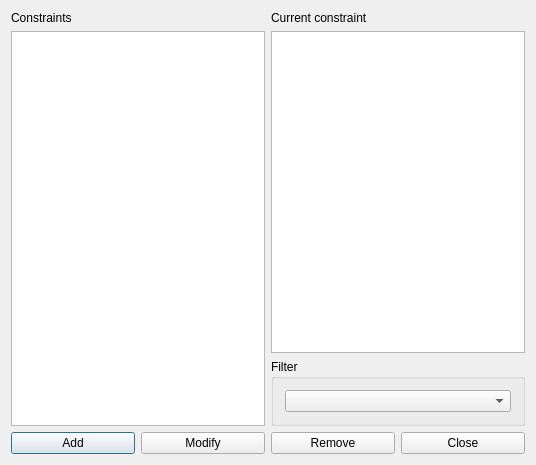
<?xml version="1.0" encoding="UTF-8"?>
<ui version="4.0">
 <class>ConstraintTeacherMaxZeroGapsPerAfternoonForm_template</class>
 <widget class="QDialog" name="ConstraintTeacherMaxZeroGapsPerAfternoonForm_template">
  <property name="geometry">
   <rect>
    <x>0</x>
    <y>0</y>
    <width>536</width>
    <height>465</height>
   </rect>
  </property>
  <property name="windowTitle">
   <string extracomment="This is the title of the dialog in which you see the list of all constraints of this type">Constraints teacher max zero gaps per afternoon</string>
  </property>
  <layout class="QGridLayout" name="gridLayout_2">
   <item row="0" column="0" rowspan="2">
    <layout class="QVBoxLayout" name="verticalLayout_2">
     <item>
      <widget class="QLabel" name="constraintsTextLabel">
       <property name="frameShape">
        <enum>QFrame::NoFrame</enum>
       </property>
       <property name="frameShadow">
        <enum>QFrame::Plain</enum>
       </property>
       <property name="text">
        <string>Constraints</string>
       </property>
       <property name="wordWrap">
        <bool>false</bool>
       </property>
      </widget>
     </item>
     <item>
      <widget class="QListWidget" name="constraintsListWidget"/>
     </item>
    </layout>
   </item>
   <item row="0" column="1">
    <layout class="QVBoxLayout" name="verticalLayout">
     <item>
      <widget class="QLabel" name="currentConstraintTextLabel">
       <property name="text">
        <string>Current constraint</string>
       </property>
       <property name="wordWrap">
        <bool>false</bool>
       </property>
      </widget>
     </item>
     <item>
      <widget class="QPlainTextEdit" name="currentConstraintTextEdit"/>
     </item>
    </layout>
   </item>
   <item row="1" column="1">
    <widget class="QGroupBox" name="filterGroupBox">
     <property name="title">
      <string>Filter</string>
     </property>
     <layout class="QGridLayout" name="gridLayout">
      <item row="0" column="0">
       <widget class="QComboBox" name="teachersComboBox"/>
      </item>
     </layout>
    </widget>
   </item>
   <item row="2" column="0" colspan="2">
    <layout class="QHBoxLayout" name="horizontalLayout">
     <item>
      <widget class="QPushButton" name="addConstraintPushButton">
       <property name="text">
        <string>Add</string>
       </property>
      </widget>
     </item>
     <item>
      <widget class="QPushButton" name="modifyConstraintPushButton">
       <property name="text">
        <string>Modify</string>
       </property>
      </widget>
     </item>
     <item>
      <widget class="QPushButton" name="removeConstraintPushButton">
       <property name="text">
        <string>Remove</string>
       </property>
      </widget>
     </item>
     <item>
      <widget class="QPushButton" name="closePushButton">
       <property name="text">
        <string>Close</string>
       </property>
      </widget>
     </item>
    </layout>
   </item>
  </layout>
 </widget>
 <layoutdefault spacing="6" margin="11"/>
 <resources/>
 <connections/>
</ui>
